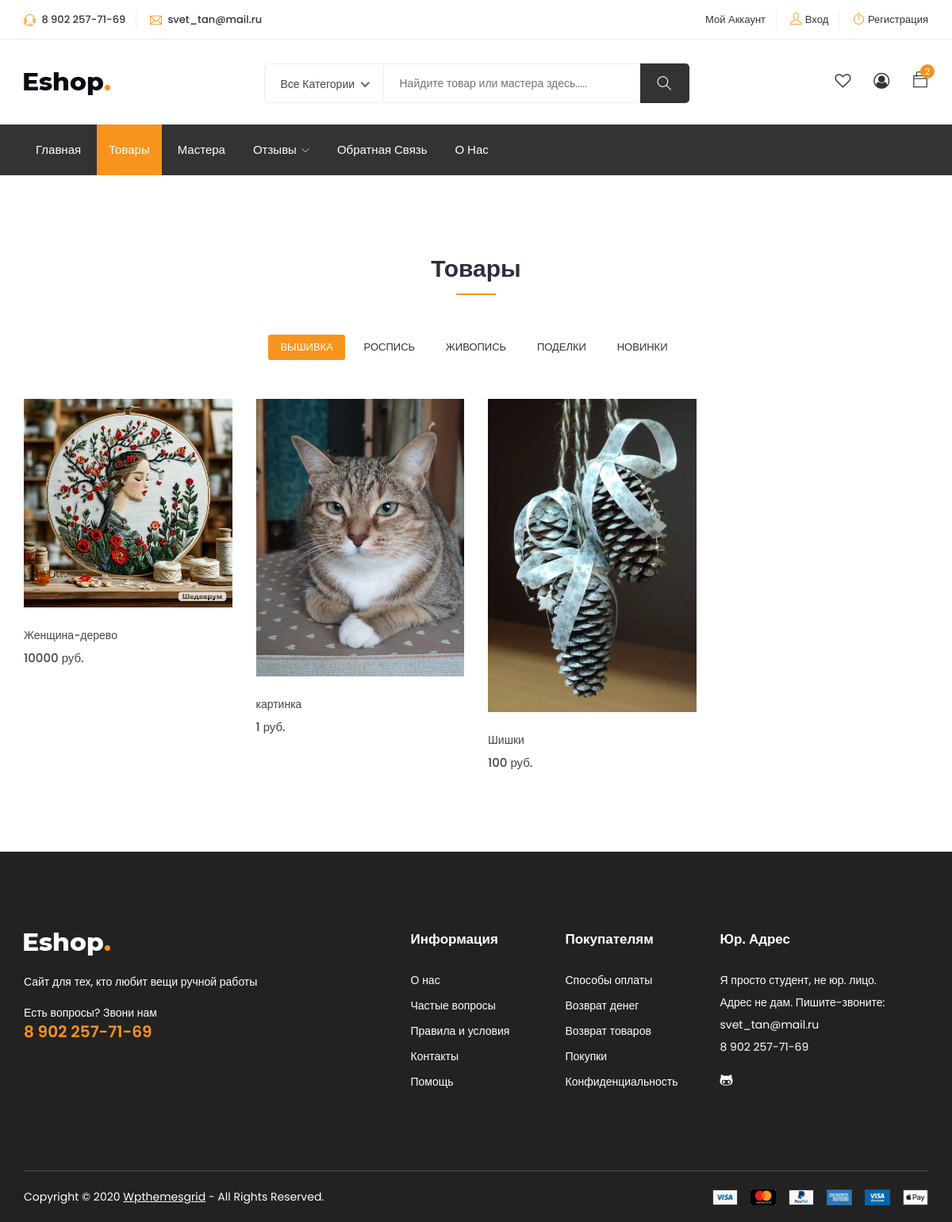
Screenshot of /products/ with the database file from the repository.
### shop/models.py (models this page shows, shortened)
class Product(models.Model):
    salesman = models.ForeignKey(Salesman, on_delete=models.CASCADE)
    name = models.CharField(max_length=200)
    description = models.TextField()
    category = models.ManyToManyField(Category)
    price = models.PositiveIntegerField(default=1)
    likes = models.ManyToManyField(User, related_name='like', null=True, blank=True)
    select = models.ManyToManyField(User, related_name='select', null=True, blank=True)
    moderate = models.BooleanField(default=False)

class ProductPhoto(models.Model):
    product = models.ForeignKey(Product, on_delete=models.CASCADE)
    photo = models.ImageField(upload_to="static/product_photo")
    number = models.PositiveSmallIntegerField(default=1)
    moderate = models.BooleanField(default=False)

### shop/views.py (the view)
# urls.py: path('products/', products_page, name='products'),
def products_page(request):
    products = Product.objects.all()
    photos = ProductPhoto.objects.all()
    context = {'products': products,
               'photos': photos}
    return render(request, 'products.html', context)

### templates/products.html (shortened to what this page needs)
{% extends "index.html" %}
{% load static %}
{% block menu_home_button %}
<li><a href={% url 'home' %}>Главная</a></li>
{% endblock %}
{% block menu_product_button %}
<li class="active">
    <a href="#">Товары</a>
</li>
{% endblock %}
{% block content %}
<div class="product-area section">
        <div class="container">
            <div class="row">
                <div class="col-12">
                    <div class="section-title">
                        <h2>Товары</h2>
                    </div>
                </div>
            </div>
            <div class="row">
                <div class="col-12">
                    <div class="product-info">
                        <div class="nav-main">
                            <ul class="nav nav-tabs" id="myTab" role="tablist">
                                <li class="nav-item"><a class="nav-link active" data-toggle="tab" href="#man" role="tab">Вышивка</a></li>
                                <li class="nav-item"><a class="nav-link" data-toggle="tab" href="#women" role="tab">Роспись</a></li>
                                <li class="nav-item"><a class="nav-link" data-toggle="tab" href="#kids" role="tab">Живопись</a></li>
                                <li class="nav-item"><a class="nav-link" data-toggle="tab" href="#accessories" role="tab">Поделки</a></li>
                                <li class="nav-item"><a class="nav-link" data-toggle="tab" href="#essential" role="tab">Новинки</a></li>
                            </ul>
                        </div>
                        <div class="tab-content" id="myTabContent">
                            <div class="tab-pane fade show active" id="man" role="tabpanel">
                                <div class="tab-single">
                                    <div class="row">
                                        {% for product in products %}
                                        <div class="col-xl-3 col-lg-4 col-md-4 col-12">
                                            <div class="single-product">
                                                <div class="product-img">
                                                    <a href="product-details.html">
                                                        <img class="default-img" src={% for image in photos %} {% if image.product == product %} "/{{ image.photo }}" {% endif %} {% endfor %} alt="#">
                                                    </a>
                                                    <div class="button-head">
                                                        <div class="product-action">
                                                        </div>
                                                    </div>
                                                </div>
                                                <div class="product-content">
                                                    <h3><a href="product-details.html">{{ product.name }}</a></h3>
                                                    <div class="product-price">
                                                        <span>{{ product.price }} руб.</span>
                                                    </div>
                                                </div>
                                            </div>
                                        </div>
                                        {% endfor %}
                                    </div>
                                </div>
                            </div>
                        </div>
                    </div>
                </div>
            </div>
        </div>
</div>
{% endblock %}

### rows the page displays
Product: photo (picture), name "Женщина-дерево", price "10000"
Product: photo (picture), name "картинка", price "1"
Product: photo (picture), name "Шишки", price "100"
